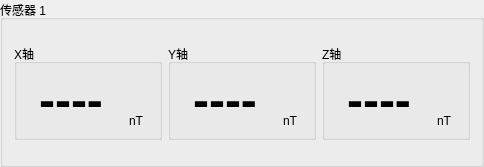
         <widget class="QGroupBox" name="infomation">
          <property name="sizePolicy">
           <sizepolicy hsizetype="Minimum" vsizetype="Preferred">
            <horstretch>0</horstretch>
            <verstretch>0</verstretch>
           </sizepolicy>
          </property>
          <property name="minimumSize">
           <size>
            <width>0</width>
            <height>0</height>
           </size>
          </property>
          <property name="maximumSize">
           <size>
            <width>16777215</width>
            <height>16777215</height>
           </size>
          </property>
          <property name="title">
           <string>传感器 1</string>
          </property>
          <layout class="QVBoxLayout" name="verticalLayout_13" stretch="1,3,1">
           <item>
            <spacer name="verticalSpacer_17">
             <property name="orientation">
              <enum>Qt::Vertical</enum>
             </property>
             <property name="sizeHint" stdset="0">
              <size>
               <width>28</width>
               <height>13</height>
              </size>
             </property>
            </spacer>
           </item>
           <item>
            <layout class="QHBoxLayout" name="horizontalLayout_12" stretch="1,1,1">
             <item>
              <widget class="QGroupBox" name="groupBox_2">
               <property name="minimumSize">
                <size>
                 <width>0</width>
                 <height>0</height>
                </size>
               </property>
               <property name="maximumSize">
                <size>
                 <width>16777215</width>
                 <height>16777215</height>
                </size>
               </property>
               <property name="title">
                <string>X轴</string>
               </property>
               <layout class="QHBoxLayout" name="horizontalLayout_9" stretch="1,3,1,1">
                <item>
                 <spacer name="horizontalSpacer_2">
                  <property name="orientation">
                   <enum>Qt::Horizontal</enum>
                  </property>
                  <property name="sizeHint" stdset="0">
                   <size>
                    <width>13</width>
                    <height>20</height>
                   </size>
                  </property>
                 </spacer>
                </item>
                <item>
                 <widget class="QLabel" name="XLabel1">
                  <property name="maximumSize">
                   <size>
                    <width>16777215</width>
                    <height>16777215</height>
                   </size>
                  </property>
                  <property name="text">
                   <string>&lt;html&gt;&lt;head/&gt;&lt;body&gt;&lt;p align=&quot;center&quot;&gt;&lt;span style=&quot; font-size:36pt; font-weight:700;&quot;&gt;----&lt;/span&gt;&lt;/p&gt;&lt;/body&gt;&lt;/html&gt;</string>
                  </property>
                 </widget>
                </item>
                <item>
                 <spacer name="horizontalSpacer">
                  <property name="orientation">
                   <enum>Qt::Horizontal</enum>
                  </property>
                  <property name="sizeHint" stdset="0">
                   <size>
                    <width>13</width>
                    <height>20</height>
                   </size>
                  </property>
                 </spacer>
                </item>
                <item>
                 <layout class="QVBoxLayout" name="verticalLayout_10">
                  <item>
                   <spacer name="verticalSpacer">
                    <property name="orientation">
                     <enum>Qt::Vertical</enum>
                    </property>
                    <property name="sizeHint" stdset="0">
                     <size>
                      <width>28</width>
                      <height>13</height>
                     </size>
                    </property>
                   </spacer>
                  </item>
                  <item>
                   <widget class="QLabel" name="statuLable_3">
                    <property name="maximumSize">
                     <size>
                      <width>16777215</width>
                      <height>16777215</height>
                     </size>
                    </property>
                    <property name="styleSheet">
                     <string notr="true">font: 700 18pt &quot;Microsoft YaHei UI&quot;;</string>
                    </property>
                    <property name="text">
                     <string>&lt;html&gt;&lt;head/&gt;&lt;body&gt;&lt;p align=&quot;center&quot;&gt;nT&lt;/p&gt;&lt;/body&gt;&lt;/html&gt;</string>
                    </property>
                   </widget>
                  </item>
                 </layout>
                </item>
               </layout>
              </widget>
             </item>
             <item>
              <widget class="QGroupBox" name="groupBox_3">
               <property name="minimumSize">
                <size>
                 <width>0</width>
                 <height>0</height>
                </size>
               </property>
               <property name="maximumSize">
                <size>
                 <width>16777215</width>
                 <height>16777215</height>
                </size>
               </property>
               <property name="title">
                <string>Y轴</string>
               </property>
               <layout class="QHBoxLayout" name="horizontalLayout_10" stretch="1,3,1,1">
                <item>
                 <spacer name="horizontalSpacer_3">
                  <property name="orientation">
                   <enum>Qt::Horizontal</enum>
                  </property>
                  <property name="sizeHint" stdset="0">
                   <size>
                    <width>13</width>
                    <height>20</height>
                   </size>
                  </property>
                 </spacer>
                </item>
                <item>
                 <widget class="QLabel" name="YLable1">
                  <property name="maximumSize">
                   <size>
                    <width>16777215</width>
                    <height>16777215</height>
                   </size>
                  </property>
                  <property name="text">
                   <string>&lt;html&gt;&lt;head/&gt;&lt;body&gt;&lt;p align=&quot;center&quot;&gt;&lt;span style=&quot; font-size:36pt; font-weight:700;&quot;&gt;----&lt;/span&gt;&lt;/p&gt;&lt;/body&gt;&lt;/html&gt;</string>
                  </property>
                 </widget>
                </item>
                <item>
                 <spacer name="horizontalSpacer_4">
                  <property name="orientation">
                   <enum>Qt::Horizontal</enum>
                  </property>
                  <property name="sizeHint" stdset="0">
                   <size>
                    <width>13</width>
                    <height>20</height>
                   </size>
                  </property>
                 </spacer>
                </item>
                <item>
                 <layout class="QVBoxLayout" name="verticalLayout_11">
                  <item>
                   <spacer name="verticalSpacer_2">
                    <property name="orientation">
                     <enum>Qt::Vertical</enum>
                    </property>
                    <property name="sizeHint" stdset="0">
                     <size>
                      <width>28</width>
                      <height>13</height>
                     </size>
                    </property>
                   </spacer>
                  </item>
                  <item>
                   <widget class="QLabel" name="statuLable_5">
                    <property name="maximumSize">
                     <size>
                      <width>16777215</width>
                      <height>16777215</height>
                     </size>
                    </property>
                    <property name="styleSheet">
                     <string notr="true">font: 700 18pt &quot;Microsoft YaHei UI&quot;;</string>
                    </property>
                    <property name="text">
                     <string>&lt;html&gt;&lt;head/&gt;&lt;body&gt;&lt;p align=&quot;center&quot;&gt;nT&lt;/p&gt;&lt;/body&gt;&lt;/html&gt;</string>
                    </property>
                   </widget>
                  </item>
                 </layout>
                </item>
               </layout>
              </widget>
             </item>
             <item>
              <widget class="QGroupBox" name="groupBox_4">
               <property name="minimumSize">
                <size>
                 <width>0</width>
                 <height>0</height>
                </size>
               </property>
               <property name="maximumSize">
                <size>
                 <width>16777215</width>
                 <height>16777215</height>
                </size>
               </property>
               <property name="title">
                <string>Z轴</string>
               </property>
               <layout class="QHBoxLayout" name="horizontalLayout_11" stretch="1,3,1,1">
                <item>
                 <spacer name="horizontalSpacer_7">
                  <property name="orientation">
                   <enum>Qt::Horizontal</enum>
                  </property>
                  <property name="sizeHint" stdset="0">
                   <size>
                    <width>13</width>
                    <height>20</height>
                   </size>
                  </property>
                 </spacer>
                </item>
                <item>
                 <widget class="QLabel" name="ZLable1">
                  <property name="maximumSize">
                   <size>
                    <width>16777215</width>
                    <height>16777215</height>
                   </size>
                  </property>
                  <property name="text">
                   <string>&lt;html&gt;&lt;head/&gt;&lt;body&gt;&lt;p align=&quot;center&quot;&gt;&lt;span style=&quot; font-size:36pt; font-weight:700;&quot;&gt;----&lt;/span&gt;&lt;/p&gt;&lt;/body&gt;&lt;/html&gt;</string>
                  </property>
                 </widget>
                </item>
                <item>
                 <spacer name="horizontalSpacer_8">
                  <property name="orientation">
                   <enum>Qt::Horizontal</enum>
                  </property>
                  <property name="sizeHint" stdset="0">
                   <size>
                    <width>13</width>
                    <height>20</height>
                   </size>
                  </property>
                 </spacer>
                </item>
                <item>
                 <layout class="QVBoxLayout" name="verticalLayout_12">
                  <item>
                   <spacer name="verticalSpacer_6">
                    <property name="orientation">
                     <enum>Qt::Vertical</enum>
                    </property>
                    <property name="sizeHint" stdset="0">
                     <size>
                      <width>28</width>
                      <height>13</height>
                     </size>
                    </property>
                   </spacer>
                  </item>
                  <item>
                   <widget class="QLabel" name="statuLable_7">
                    <property name="maximumSize">
                     <size>
                      <width>16777215</width>
                      <height>16777215</height>
                     </size>
                    </property>
                    <property name="styleSheet">
                     <string notr="true">font: 700 18pt &quot;Microsoft YaHei UI&quot;;</string>
                    </property>
                    <property name="text">
                     <string>&lt;html&gt;&lt;head/&gt;&lt;body&gt;&lt;p align=&quot;center&quot;&gt;nT&lt;/p&gt;&lt;/body&gt;&lt;/html&gt;</string>
                    </property>
                   </widget>
                  </item>
                 </layout>
                </item>
               </layout>
              </widget>
             </item>
            </layout>
           </item>
           <item>
            <spacer name="verticalSpacer_12">
             <property name="orientation">
              <enum>Qt::Vertical</enum>
             </property>
             <property name="sizeHint" stdset="0">
              <size>
               <width>28</width>
               <height>13</height>
              </size>
             </property>
            </spacer>
           </item>
          </layout>
         </widget>
